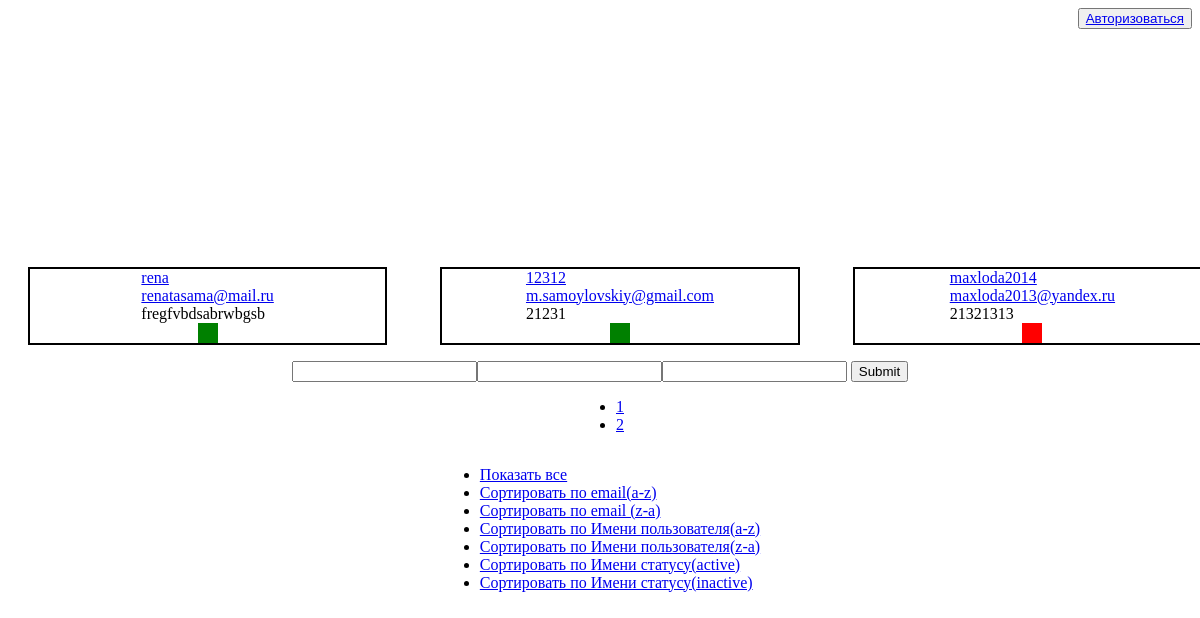
The page / on the database its author committed.
### tables this page shows
CREATE TABLE `tasks` (
  `id` int(11) NOT NULL,
  `user_name` varchar(30) NOT NULL,
  `email` varchar(50) NOT NULL,
  `task` varchar(50) NOT NULL,
  `status` int(1) NOT NULL DEFAULT 0
);

### config/routes.php (called while the page is built)
<?php
return array(
    'sort/([a-z]+)/([0-9]+)/([0-9]+)'=>'sort/view/$1/$2/$3',
    'sort/([a-z]+)/([0-9]+)'=>'sort/index/$1/$2',
    '/([0-9]+)'=>'Main/index/$1',
    'admin'=>'admin/index',
    ''=>'Main/index'
);

### controllers/MainController.php (called while the page is built, shortened)
<?php
require_once (ROOT. '/models/Tasks.php');
class MainController extends Tasks
{
    public function actionIndex($page){
        if (isset($_GET)){
            $tasks=$this->getTasks();
            $tasks=array_slice($tasks,0,3);
        }
        $countTaskPages=$this->getCountTasks()/3;
        if ($this->getCountTasks()%3==0){
            $countTaskPages=$this->getCountTasks()/3;
        }else{
            $countTaskPages=$this->getCountTasks()/3+1;
        }
        if (isset($page)){
            $pageNumber=(int)$page;
            $begin=$pageNumber*3-3;
            $tasks=$this->getTasks();
            $tasks=array_slice($tasks,$begin,3);
        }
        include(ROOT . '/views/index.php');
        return true;
    }
}

### index.php (called while the page is built, shortened)
<?php
require_once(ROOT . '/components/Router.php');
$router=new Router();
$router->run();

### models/Tasks.php (called while the page is built, shortened)
<?php
class Tasks
{
    protected $connection;
    public function __construct()
    {
        $dburl = ROOT . '/config/db.php';
        $this->db = include($dburl);
        $host = $this->db['host'];
        $dbname = $this->db['dbname'];
        $username = $this->db['username'];
        $password = $this->db['password'];
        $this->connection = new PDO("mysql:host=$host; dbname=$dbname; charset=utf8", "$username", "$password");
    }
    public function getTasks()
    {
        $tasks = $this->connection->query("SELECT * FROM tasks");
        $tasks = $tasks->fetchAll();
        return $tasks;
    }
    public function getCountTasks()
    {
        $count=count($this->getTasks());
        return $count;
    }
}

### config/db.php (called while the page is built)
<?php
return array(
  'host'=>'localhost',
  'dbname'=>'test',
  'username'=>'root',
  'password'=>''
);

### views/index.php (the view, shortened to what this page needs)
<!DOCTYPE html>
<html lang="en">
<head>
    <link rel="stylesheet" href="/styles/main.css">
</head>
<body>
    <div class="wrapper">
        <div class="logIn">
            <div class="container">
                <div class="logIn__block">
                    <div class="logIn__button__block">
                        <button class="logIn__button"><a href="/admin" class="logIn__button__link">Авторизоваться</a></button>
                    </div>
                </div>
            </div>
        </div>
        <div class="main-content">
            <div class="container">
                <div class="content__block">
                    <ul class="tasks__list">
                        <?foreach ($tasks as $task){?>
                        <li class="tasks__list__item">
                            <div class="tasks__block">
                                <div class="tasks__user"><a href="/?user_name=<?=$task['user_name']?>"><?=$task['user_name']?></a></div>
                                <div class="tasks__email"><a href="/?email=<?=$task['email']?>"><?=$task['email']?></a></div>
                                <div class="tasks__text"><?=$task['task']?></div>
                            </div>
                            <div class="tasks__achievement"><a href="/?status=<?=$task['status']?>"><span style="width: 20px; height: 20px; <?if ($task['status']==0):?> background: red;<?elseif ($task['1']):?>
                                            background: green;<?endif;?> display: block;"></span></a></div>
                            <?}?>
                    </ul>
                    <form action="/" method="post">
                        <input type="text" name="user_name"><input type="email" name="email"><input type="text" name="task">
                        <input type="submit">
                    </form>
                    <div class="pages__num">
                        <ul class="pages__num__list">
                            <?for ($i=1;$i<=$countTaskPages;$i++){?>
                            <li class="pages__num__list__item"><a href="<?=$i?>"><?=$i?></a></li>
                            <?}?>
                        </ul>
                    </div>
                    <div class="sorting">
                        <ul class="sotring__list">
                            <li class="sorting__list__item"><a href="/" class="sorting__link">Показать все</a></li>
                            <li class="sorting__list__item"><a href="/sort/emaildown/1" class="sorting__link">Сортировать по email(a-z)</a></li>
                            <li class="sorting__list__item"><a href="/sort/emailup/1" class="sorting__link">Сортировать по email (z-a)</a></li>
                            <li class="sorting__list__item"><a href="/sort/usernamedown/1" class="sorting__link">Сортировать по Имени пользователя(a-z)</a></li>
                            <li class="sorting__list__item"><a href="/sort/usernameup/1" class="sorting__link">Сортировать по Имени пользователя(z-a)</a></li>
                            <li class="sorting__list__item"><a href="/sort/status/0/1" class="sorting__link">Сортировать по Имени статусу(active)</a></li>
                            <li class="sorting__list__item"><a href="/sort/status/1/1" class="sorting__link">Сортировать по Имени статусу(inactive)</a></li>
                        </ul>
                    </div>
                </div>
            </div>
        </div>
    </div>
</body>
</html>

### components/Router.php (shortened to what this page needs)
<?php
class Router
{
    private $routes;
    public function __construct()
    {
        $routePath=ROOT. '/config/routes.php';
        $this->routes=include ($routePath);
    }
    private function getURI(){
        if (!empty($_SERVER['REQUEST_URI'])) {
            return trim($_SERVER['REQUEST_URI']);
        }
    }
    public function run(){
         $uri=$this->getURI();
        foreach($this->routes as $uriPattern=>$path){
           if(preg_match("`$uriPattern`",$uri)){
                $internalRoute=preg_replace("`$uriPattern`",$path,$uri);
                $internalRoute=trim($internalRoute,'/');
                $segment=explode('/', $internalRoute);
                $controllerName=array_shift($segment) . 'Controller';
                $actonName='action' . ucfirst(array_shift($segment));
                $params=$segment;
                $controllerObject=new $controllerName;
               $reuslt=call_user_func_array(array($controllerObject,$actonName),$params);
               if ($reuslt!=0){
                   break;
               }
           }
        }
    }
}

### styles/main.css (style rules this page uses)
.wrapper { height: 100vh; }
.main-content { height: 100%; }
.container { width: 100%; max-width: 1200px; margin: 0 auto; height: 100%; }
.content__block { height: 100%; display: flex; align-items: center; flex-direction: column; align-items: center; justify-content: center }
.logIn__block { display: flex; justify-content: end; }
.tasks__list { display: flex; justify-content: space-between; flex-wrap: wrap; width: 100%; }
.tasks__list__item { width: 30%; display: flex; flex-direction: column; align-items: center; border: 2px solid; }

### rows shown on the page
tasks: user_name "rena", email "renatasama@mail.ru", task "fregfvbdsabrwbgsb", status 1 (drawn)
tasks: user_name "12312", email "m.samoylovskiy@gmail.com", task "21231", status 1 (drawn)
tasks: user_name "maxloda2014", email "maxloda2013@yandex.ru", task "21321313", status 0 (drawn)
